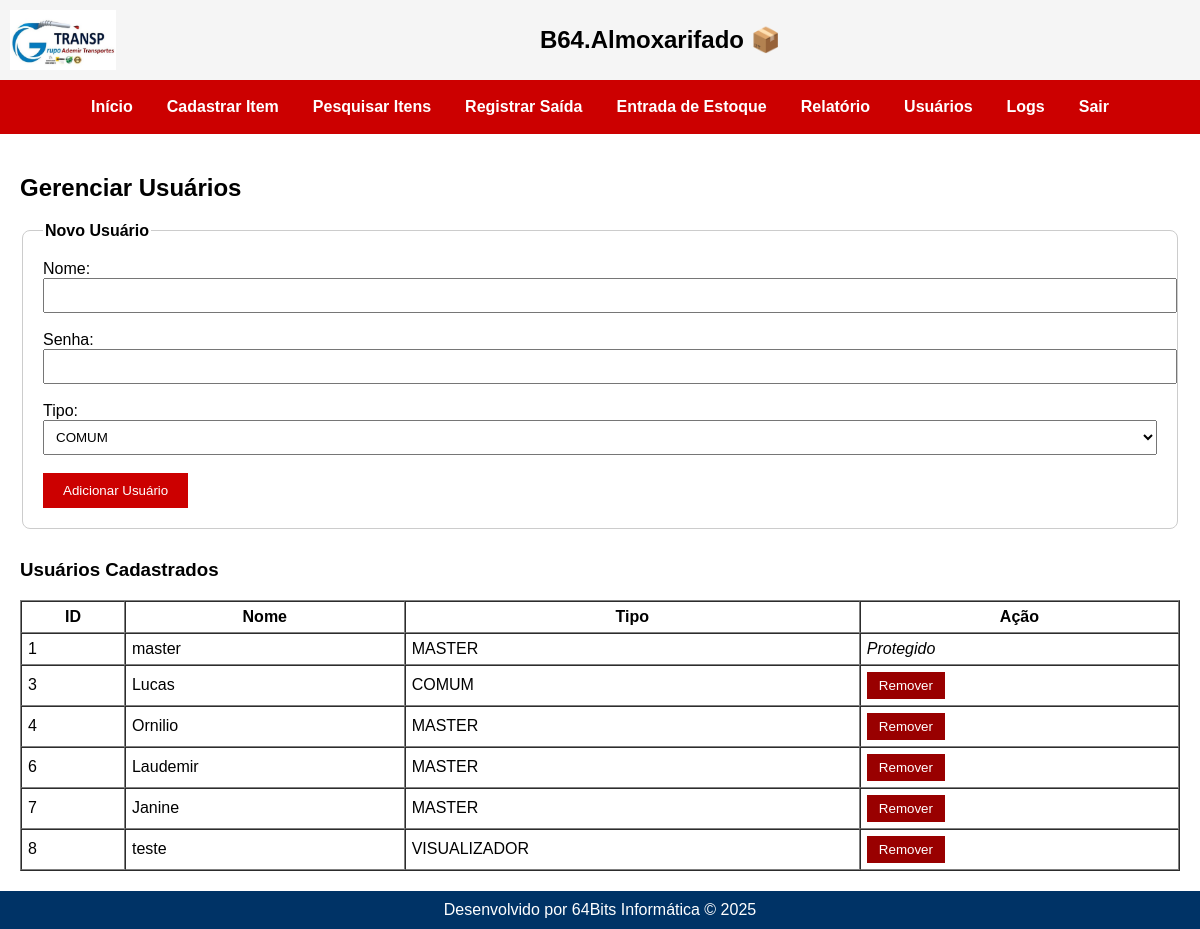
The app's page /usuarios/ (signed in), older data.
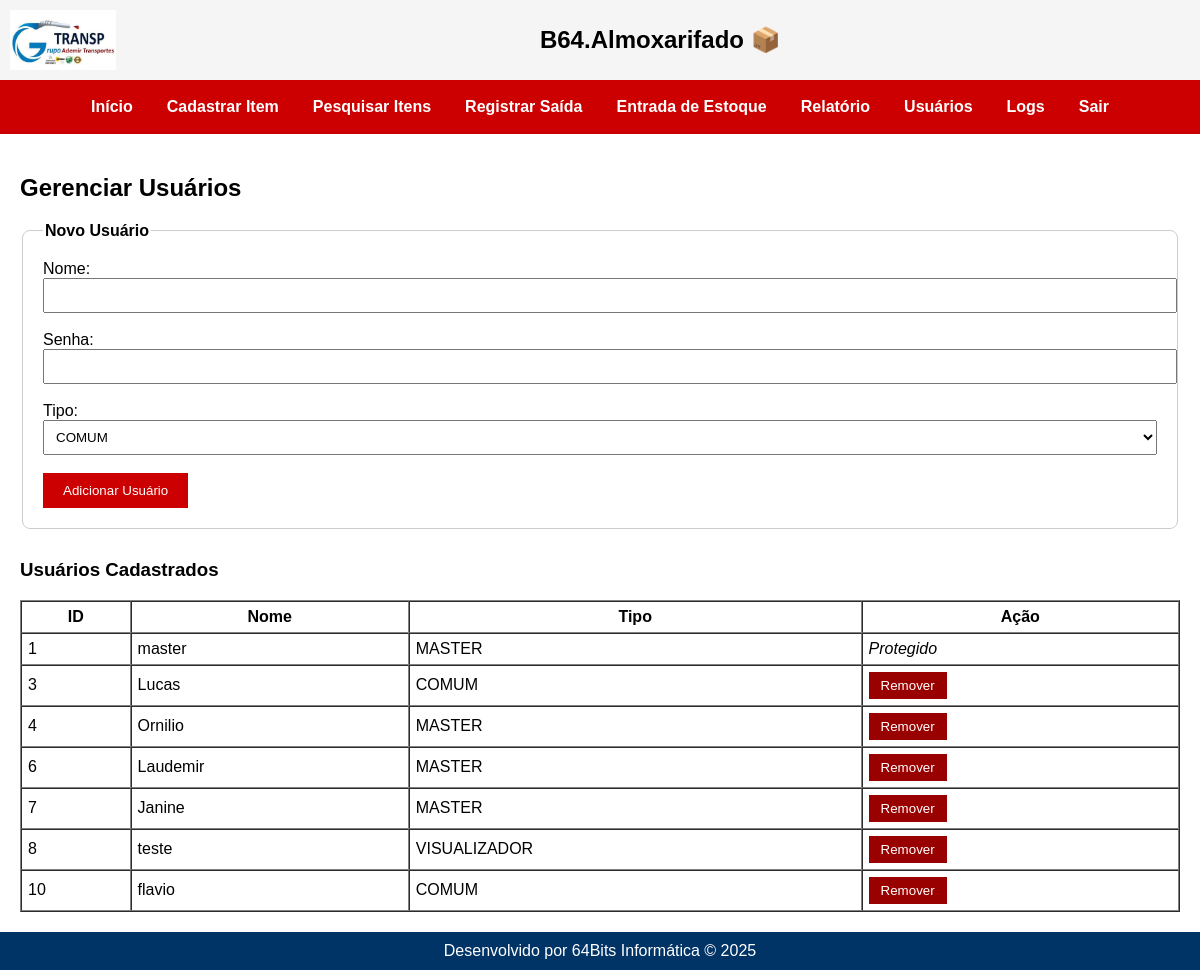
The same page, newer data.
### tables this page shows
CREATE TABLE "usuarios" (
    id INTEGER PRIMARY KEY AUTOINCREMENT,
    nome TEXT NOT NULL UNIQUE,
    senha TEXT NOT NULL,
    tipo TEXT NOT NULL
);

### routes/usuarios.py (the view)
@usuarios_bp.route('/')
def listar_usuarios():
    conn = conectar_db()
    cursor = conn.cursor()
    cursor.execute("SELECT id, nome, tipo FROM usuarios")
    usuarios = cursor.fetchall()
    conn.close()
    return render_template("usuarios.html", usuarios=usuarios)

### app.py (called while the page is built)
@app.before_request
def proteger_rotas():
    print(f"DEBUG - Endpoint acessado: {request.endpoint}")
    rotas_livres = [
        'auth.login',
        'static',
        'usuarios.cadastro_usuario',
    ]
    if 'usuario' not in session and request.endpoint not in rotas_livres:
        flash("Sua sessão expirou. Faça login novamente.", "erro")
        return redirect('/')

### models.py (called while the page is built)
def conectar_db():
    conn = sqlite3.connect(DB_PATH)
    conn.row_factory = sqlite3.Row
    return conn

### templates/usuarios.html (shortened to what this page needs)
{% extends 'base.html' %}
{% block conteudo %}
<h2>Gerenciar Usuários</h2>
<form method="POST" action="/usuarios/adicionar" style="margin-bottom: 30px;">
  <fieldset style="border: 1px solid #ccc; padding: 20px; border-radius: 8px;">
    <legend><strong>Novo Usuário</strong></legend>
    <label>Nome:</label><br>
    <input type="text" name="nome" required style="width: 100%; padding: 8px;"><br><br>
    <label>Senha:</label><br>
    <input type="password" name="senha" required style="width: 100%; padding: 8px;"><br><br>
    <label>Tipo:</label><br>
    <select name="tipo" required style="width: 100%; padding: 8px;">
      <option value="COMUM">COMUM</option>
    </select><br><br>
    <button type="submit" style="background-color: #cc0000; color: white; padding: 10px 20px; border: none;">
      Adicionar Usuário
    </button>
  </fieldset>
</form>
<h3>Usuários Cadastrados</h3>
<table border="1" cellpadding="6" cellspacing="0" style="width: 100%; margin-top: 15px;">
  <thead>
    <tr>
      <th>ID</th><th>Nome</th><th>Tipo</th><th>Ação</th>
    </tr>
  </thead>
  <tbody>
    {% for u in usuarios %}
    <tr>
      <td>{{ u.id }}</td>
      <td>{{ u.nome }}</td>
      <td>{{ u.tipo }}</td>
      <td>
        {% if u.nome != 'master' %}
        <form method="POST" action="/usuarios/remover/{{ u.id }}" style="display: inline;">
          <button type="submit" onclick="return confirm('Deseja remover o usuário {{ u.nome }}?')" style="background-color: #990000; color: white; border: none; padding: 6px 12px;">
            Remover
          </button>
        </form>
        {% else %}
        <em>Protegido</em>
        {% endif %}
      </td>
    </tr>
    {% endfor %}
  </tbody>
</table>
{% endblock %}

### templates/base.html (shortened to what this page needs)
<!DOCTYPE html>
<html lang="pt-br">
<head>
  <link rel="stylesheet" href="{{ url_for('static', filename='style.css') }}">
</head>
<body class="pagina-base">
  <div class="topo">
    <header>
      <img src="{{ url_for('static', filename='logo.jpg') }}" alt="Logo">
      <h2>B64.Almoxarifado 📦</h2>
    </header>
  </div>
  <div class="menu">
    <a href="/home" class="{% if request.path == '/home' %}ativo{% endif %}">Início</a>
    <a href="/itens/cadastro" class="{% if request.path == '/itens/cadastro' %}ativo{% endif %}">Cadastrar Item</a>
    <a href="/itens/pesquisar" class="{% if request.path == '/itens/pesquisar' %}ativo{% endif %}">Pesquisar Itens</a>
    <a href="/saidas/registrar" class="{% if request.path == '/saidas/registrar' %}ativo{% endif %}">Registrar Saída</a>
    <a href="/itens/entrada" class="{% if request.path == '/saidas/entrada' %}ativo{% endif %}">Entrada de Estoque</a>
    <a href="/saidas/relatorio" class="{% if request.path == '/saidas/relatorio' %}ativo{% endif %}">Relatório</a>
    {% if session.get('tipo') == 'MASTER' %}
      <a href="/usuarios" class="{% if request.path == '/usuarios' %}ativo{% endif %}">Usuários</a>
      <a href="/logs" class="{% if request.path == '/logs' %}ativo{% endif %}">Logs</a>
    {% endif %}
    <a href="/logout">Sair</a>
  </div>
  <div class="conteudo">
    {% block conteudo %}{% endblock %}
  </div>
  <div class="rodape">
    Desenvolvido por 64Bits Informática &copy; {{ ano if ano else "2025" }}
  </div>
</body>
</html>

### static/style.css (style rules this page uses)
html, body { height: 100%; margin: 0; padding: 0; font-family: Arial, sans-serif; }
.pagina-base { background-color: #ffffff; display: flex; flex-direction: column; min-height: 100%; }
.pagina-base .topo header { padding: 10px; background-color: #f5f5f5; display: flex; align-items: center; }
.pagina-base .topo img { height: 60px; margin-right: 15px; }
.pagina-base .topo h2 { flex: 1; text-align: center; color: black; margin: 0; }
.pagina-base .menu { background-color: #cc0000; padding: 10px; display: flex; gap: 10px; justify-content: center; }
.pagina-base .menu a { color: white; text-decoration: none; font-weight: bold; padding: 8px 12px; border-radius: 4px; }
.pagina-base .conteudo { padding: 20px; flex: 1; }
.pagina-base .rodape { background-color: #003366; color: white; padding: 10px; text-align: center; }

Row changes from the older to the newer data that the page shows:
added usuarios: id "10", nome "flavio", tipo "COMUM"
